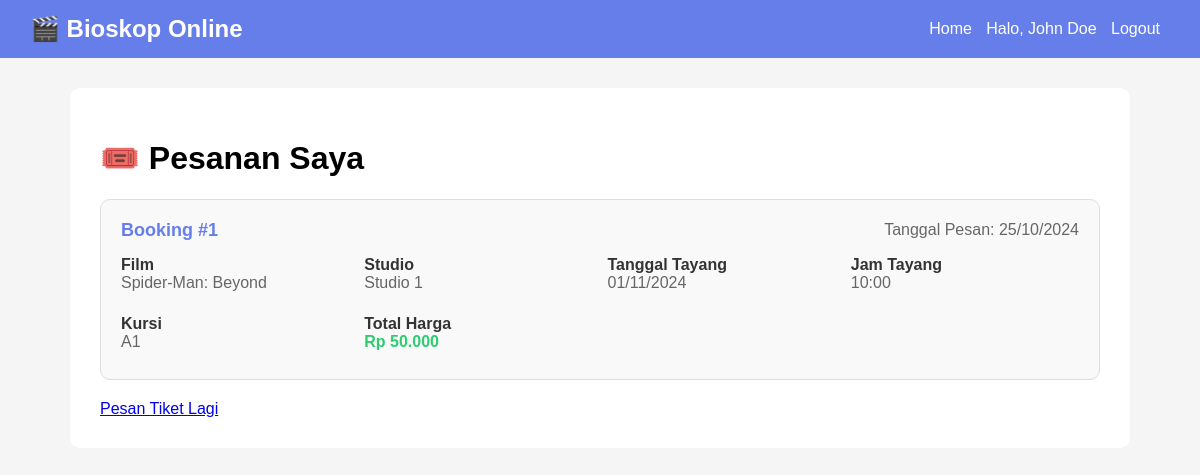
Page /user/my_booking.php (signed in) on the committed database.
### tables this page shows
CREATE TABLE booking (
    id_booking INT PRIMARY KEY AUTO_INCREMENT,
    id_user INT,
    id_jadwal INT,
    id_kursi INT,
    tanggal_pesan DATE,
    jumlah_tiket INT DEFAULT 1,
    total_harga DECIMAL(10,2),
    FOREIGN KEY (id_user) REFERENCES user(id_user) ON DELETE CASCADE,
    FOREIGN KEY (id_jadwal) REFERENCES jadwal_tayang(id_jadwal) ON DELETE CASCADE,
    FOREIGN KEY (id_kursi) REFERENCES kursi(id_kursi) ON DELETE CASCADE
);

CREATE TABLE film (
    id_film INT PRIMARY KEY AUTO_INCREMENT,
    poster VARCHAR(255),
    nama VARCHAR(100) NOT NULL,
    deskripsi TEXT,
    genre VARCHAR(50),
    jadwal_tayang VARCHAR(50),
    harga DECIMAL(10,2),
    photo_poster VARCHAR(255),
    durasi INT
);

CREATE TABLE studio (
    id_studio INT PRIMARY KEY AUTO_INCREMENT,
    nama_studio VARCHAR(100) NOT NULL,
    kapasitas INT
);

CREATE TABLE jadwal_tayang (
    id_jadwal INT PRIMARY KEY AUTO_INCREMENT,
    id_film INT,
    id_studio INT,
    tanggal_tayang DATE,
    jam_tayang TIME,
    FOREIGN KEY (id_film) REFERENCES film(id_film) ON DELETE CASCADE,
    FOREIGN KEY (id_studio) REFERENCES studio(id_studio) ON DELETE CASCADE
);

CREATE TABLE kursi (
    id_kursi INT PRIMARY KEY AUTO_INCREMENT,
    id_studio INT,
    kode_kursi VARCHAR(10) NOT NULL,
    status ENUM('tersedia', 'terisi') DEFAULT 'tersedia',
    FOREIGN KEY (id_studio) REFERENCES studio(id_studio) ON DELETE CASCADE
);

### user/my_booking.php (the view, shortened to what this page needs)
<?php
require_once '../config.php';
$sql = "SELECT b.*, f.nama AS nama_film, s.nama_studio, jt.tanggal_tayang, jt.jam_tayang, k.kode_kursi
        FROM booking b
        JOIN jadwal_tayang jt ON b.id_jadwal = jt.id_jadwal
        JOIN film f ON jt.id_film = f.id_film
        JOIN studio s ON jt.id_studio = s.id_studio
        JOIN kursi k ON b.id_kursi = k.id_kursi
        WHERE b.id_user = ?
        ORDER BY b.id_booking DESC";
$stmt = $pdo->prepare($sql);
$stmt->execute([$_SESSION['user_id']]);
$bookings = $stmt->fetchAll(PDO::FETCH_ASSOC);
?>
<!DOCTYPE html>
<html lang="id">
<head>
</head>
<body>
    <div class="navbar">
        <h2>🎬 Bioskop Online</h2>
        <div class="nav-links">
            <a href="index.php">Home</a>
            <span>Halo, <?= htmlspecialchars($_SESSION['user_nama']) ?></span>
            <a href="logout.php">Logout</a>
        </div>
    </div>
    <div class="container">
        <h1>🎟️ Pesanan Saya</h1>
        <?php if (empty($bookings)): ?>
            <div class="no-booking">
                <div>📭</div>
                <h3>Belum ada pesanan</h3>
                <p>Silakan pesan tiket film favorit Anda terlebih dahulu.</p>
                <a href="index.php" class="btn-pesan">Pesan Tiket</a>
            </div>
        <?php else: ?>
            <?php foreach ($bookings as $booking): ?>
                <div class="booking-card">
                    <div class="booking-header">
                        <div class="booking-id">Booking #<?= $booking['id_booking'] ?></div>
                        <div class="booking-date">Tanggal Pesan: <?= date('d/m/Y', strtotime($booking['tanggal_pesan'])) ?></div>
                    </div>
                    <div class="booking-details">
                        <div class="detail-item">
                            <div class="detail-label">Film</div>
                            <div class="detail-value"><?= htmlspecialchars($booking['nama_film']) ?></div>
                        </div>
                        <div class="detail-item">
                            <div class="detail-label">Studio</div>
                            <div class="detail-value"><?= $booking['nama_studio'] ?></div>
                        </div>
                        <div class="detail-item">
                            <div class="detail-label">Tanggal Tayang</div>
                            <div class="detail-value"><?= date('d/m/Y', strtotime($booking['tanggal_tayang'])) ?></div>
                        </div>
                        <div class="detail-item">
                            <div class="detail-label">Jam Tayang</div>
                            <div class="detail-value"><?= date('H:i', strtotime($booking['jam_tayang'])) ?></div>
                        </div>
                        <div class="detail-item">
                            <div class="detail-label">Kursi</div>
                            <div class="detail-value"><?= $booking['kode_kursi'] ?></div>
                        </div>
                        <div class="detail-item">
                            <div class="detail-label">Total Harga</div>
                            <div class="detail-value" style="color: #2ecc71; font-weight: bold;">
                                Rp <?= number_format($booking['total_harga'], 0, ',', '.') ?>
                            </div>
                        </div>
                    </div>
                </div>
            <?php endforeach; ?>
        <?php endif; ?>
        <div class="button-group">
            <a href="index.php" class="btn btn-secondary">Pesan Tiket Lagi</a>
        </div>
    </div>
</body>
</html>

### user/my_booking.php (style rules this page uses)
body { font-family: Arial; margin: 0; background: #f5f5f5; }
.navbar { background: #667eea; color: white; padding: 15px 30px; display: flex; justify-content: space-between; align-items: center; }
.navbar h2 { margin: 0; }
.nav-links a { color: white; text-decoration: none; margin: 0 10px; }
.container { max-width: 1000px; margin: 30px auto; background: white; padding: 30px; border-radius: 10px; }
.booking-card { border: 1px solid #ddd; border-radius: 10px; padding: 20px; margin-bottom: 20px; background: #f9f9f9; }
.booking-header { display: flex; justify-content: space-between; align-items: center; margin-bottom: 15px; }
.booking-id { font-weight: bold; color: #667eea; font-size: 18px; }
.booking-date { color: #666; }
.booking-details { display: grid; grid-template-columns: repeat(auto-fit, minmax(200px, 1fr)); gap: 15px; }
.detail-item { margin-bottom: 8px; }
.detail-label { font-weight: bold; color: #333; }
.detail-value { color: #666; }

### rows in the picture
booking: id_booking "1", tanggal_pesan "25/10/2024", film.nama "Spider-Man: Beyond", studio.nama_studio "Studio 1", id_jadwal.tanggal_tayang "01/11/2024", id_jadwal.jam_tayang "10:00", id_kursi.kode_kursi "A1", total_harga "50.000"

### other values in the picture
$_SESSION['user_nama'] "John Doe"
